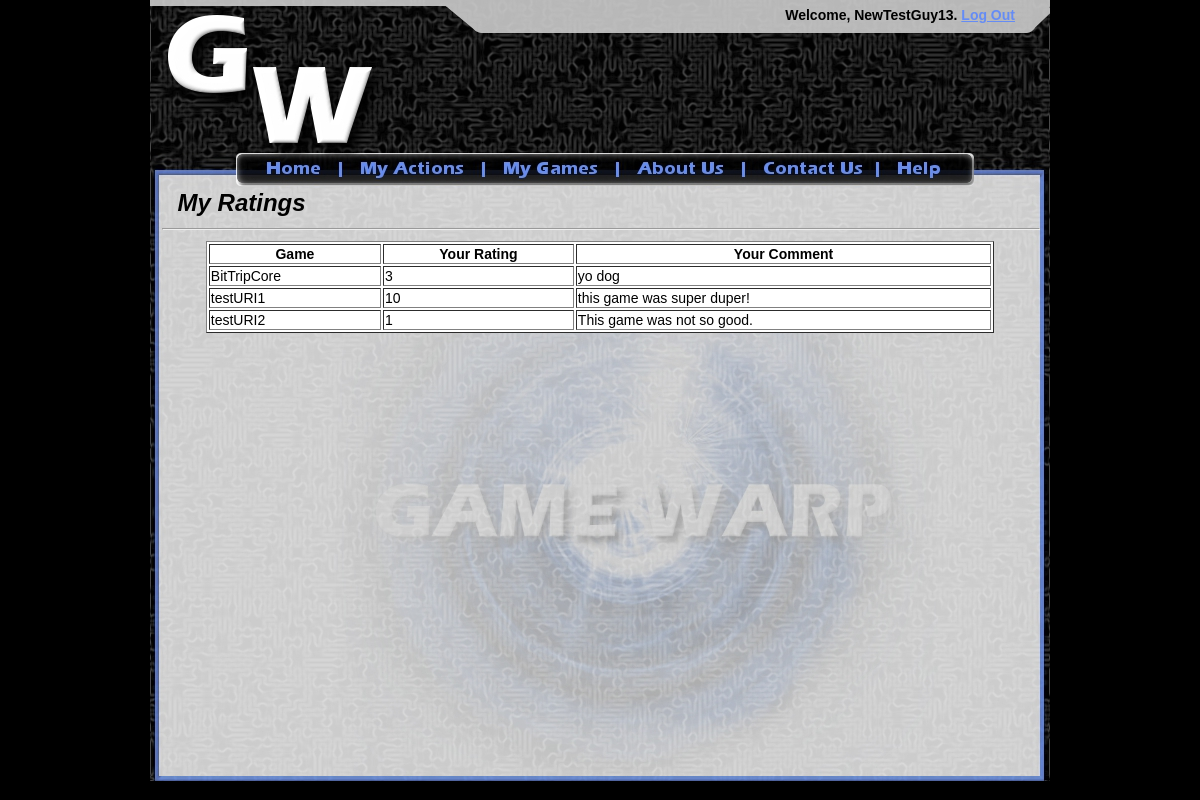
The app's page /myratings.php (signed in) with its own data.
### tables this page shows
CREATE TABLE IF NOT EXISTS UserGameRatings
(
AccountNumber                           INT                 NOT NULL,
GameURI                                 VARCHAR (255)       NOT NULL,
Rating                                  DOUBLE              NOT NULL,
Comment                                 TEXT,
PRIMARY KEY (AccountNumber, GameURI),
FOREIGN KEY (AccountNumber) REFERENCES Account (AccountNumber) ON DELETE CASCADE,
FOREIGN KEY (GameURI) REFERENCES GameList (GameURI) ON DELETE CASCADE ON UPDATE CASCADE
);

### myratings.php (the view, shortened to what this page needs)
<head>
</head>
<body bgcolor="Black">
    <SPAN style="FONT-FAMILY: Arial">
        <table width="900" align="center" border="0" cellpadding="0" cellspacing="0">
            <?php include'menu.php'; ?>
                <tr><td><table width="100%" background="bg.jpg" background-attachment="fixed">
                  <tr>
                    <td width="5"></td>
                    <td>
                      &nbsp;&nbsp;&nbsp;&nbsp;<span class="style1">My Ratings</span>
                    </td>
                    <td width="5"></td>
                  </tr>
                  <tr>
                    <td width="5"></td>
                    <td>
                      <hr width="100%" />
                    </td>
                    <td width="5"></td>
                  </tr>
                    <tr><td width="5"></td><td>
                      <?php
                        if ( isset($_SESSION["AcctNumber"]) )
                        {
                          $accntnum = $_SESSION["AcctNumber"];
                          $result = mysql_query("SELECT GameURI, Rating, Comment FROM UserGameRatings WHERE AccountNumber = '$accntnum'");
                          echo "<table border = \"1\" align= \"center\" width = \"90%\" bgcolor = \"White\">
                          <tr>
                            <th>Game</th>
                            <th>Your Rating</th>
                            <th>Your Comment</th>
                          </tr>
                          ";
                          while($row = mysql_fetch_array($result))
                          {
                          echo "<tr>";
                          echo "<td>" . $row["GameURI"] . "</td>";
                          echo "<td>" . $row["Rating"] . "</td>";
                          echo "<td>" . $row["Comment"] . "</td>";
                          echo "</tr>";
                          }
                          echo "</table>";
                        }
                        else
                        {
                          echo "<span class=\"sysnotes\">You must log in to see your previous ratings!</span> <br /><br /><br /><br /><br /><br /><br /><br /><br />";
                        }
                      ?>
                    </td><td width="5"></td></tr>
                    <tr><td width="5"></td><td>&nbsp;</td><td width="5"></td></tr>
                    <tr><td width="5"></td><td>&nbsp;</td><td width="5"></td></tr>
                    <tr><td width="5"></td><td>&nbsp;</td><td width="5"></td></tr>
                    <tr><td width="5"></td><td>&nbsp;</td><td width="5"></td></tr>
                    <tr><td width="5"></td><td>&nbsp;</td><td width="5"></td></tr>
                    <tr><td width="5"></td><td>&nbsp;</td><td width="5"></td></tr>
                    <tr><td width="5"></td><td>&nbsp;</td><td width="5"></td></tr>
                    <tr><td width="5"></td><td>&nbsp;</td><td width="5"></td></tr>
                    <tr><td width="5"></td><td>&nbsp;</td><td width="5"></td></tr>
                    <tr><td width="5"></td><td>&nbsp;</td><td width="5"></td></tr>
                    <tr><td width="5"></td><td>&nbsp;</td><td width="5"></td></tr>
                    <tr><td width="5"></td><td>&nbsp;</td><td width="5"></td></tr>
                    <tr><td width="5"></td><td>&nbsp;</td><td width="5"></td></tr>
                    <tr><td width="5"></td><td>&nbsp;</td><td width="5"></td></tr>
                    <tr><td width="5"></td><td>&nbsp;</td><td width="5"></td></tr>
                    <tr><td width="5"></td><td>&nbsp;</td><td width="5"></td></tr>
                    <tr><td width="5"></td><td>&nbsp;</td><td width="5"></td></tr>
                    <tr><td width="5"></td><td>&nbsp;</td><td width="5"></td></tr>
                    <tr><td width="5"></td><td>&nbsp;</td><td width="5"></td></tr>
                    <tr><td width="5"></td><td>&nbsp;</td><td width="5"></td></tr>
                    <tr><td width="5"></td><td>&nbsp;</td><td width="5"></td></tr>
                    <tr><td width="5"></td><td>&nbsp;</td><td width="5"></td></tr>
                </table></td></tr>
            <tr><td><table width=900" border="0" cellpadding="0" cellspacing="0">
                <tr align="center"><img src="footer.jpg"/></tr>
            </table></td></tr>
</body>

### menu.php (shortened to what this page needs)
<form name="login" action="login.php" method="post" >
  <tr align="right" height="39">
    <td background="loginbanner.jpg" >
      <form action="login.php" method="post" >
        <span class="style2">
          <?php
          if (isset($_SESSION['username']))
          {
          echo "Welcome, $_SESSION[username]. <a href=\"/gamewarp/logout.php\">Log Out</a> &nbsp;&nbsp;&nbsp;&nbsp;&nbsp;&nbsp;&nbsp;&nbsp;";
          }
          else
          {
          echo "
          Name: <input type=\"text\" name=\"userName\" />
          Password: <input type=\"password\" name=\"password\" />
          <a href=\"#\" onclick=\"document.login.submit()\"> Login </a> / <a href=\"/gamewarp/newaccount.php\"> New </a>&nbsp;&nbsp;&nbsp;&nbsp;";
          }
          ?>
        </td>
  </tr>
  </span>
                <tr align="center"><td><a href=""><img src="gwbanner.jpg" border="0"/></a></td></tr>
                <tr align="center"><td>
                <table border="0" cellpadding="0" cellspacing="0">
                    <tr>
                    <td><img src="mainmenu1.jpg" border="0"/></td><td><a href="/gamewarp/index.php"><img src="mainmenu2.jpg" border="0"/></a></td><td>
<ul id="nav">
	<li class="item1"><a><img src="mainmenu3.jpg" border="0"/></a>
	</li>
	<li class="item2"><a><img src="mainmenu4.jpg" border="0"/></a>
	</li>
</ul>
</td><td><a href="/gamewarp/aboutus.php"><img src="mainmenu5.jpg" border="0"/></a></td><td><a href="/gamewarp/contactus.php"><img src="mainmenu6.jpg" border="0"/></a></td><td><a href="/gamewarp/help.php"><img src="mainmenu7.jpg" border="0"/></a></td><td><img src="mainmenu8.jpg" border="0"/></td></tr>
                </table>
                </td></tr>

### records on screen
usergameratings: GameURI "BitTripCore", Rating "3", Comment "yo dog"
usergameratings: GameURI "testURI1", Rating "10", Comment "this game was super duper!"
usergameratings: GameURI "testURI2", Rating "1", Comment "This game was not so good."

### other values on screen
$_SESSION[username] "NewTestGuy13"
